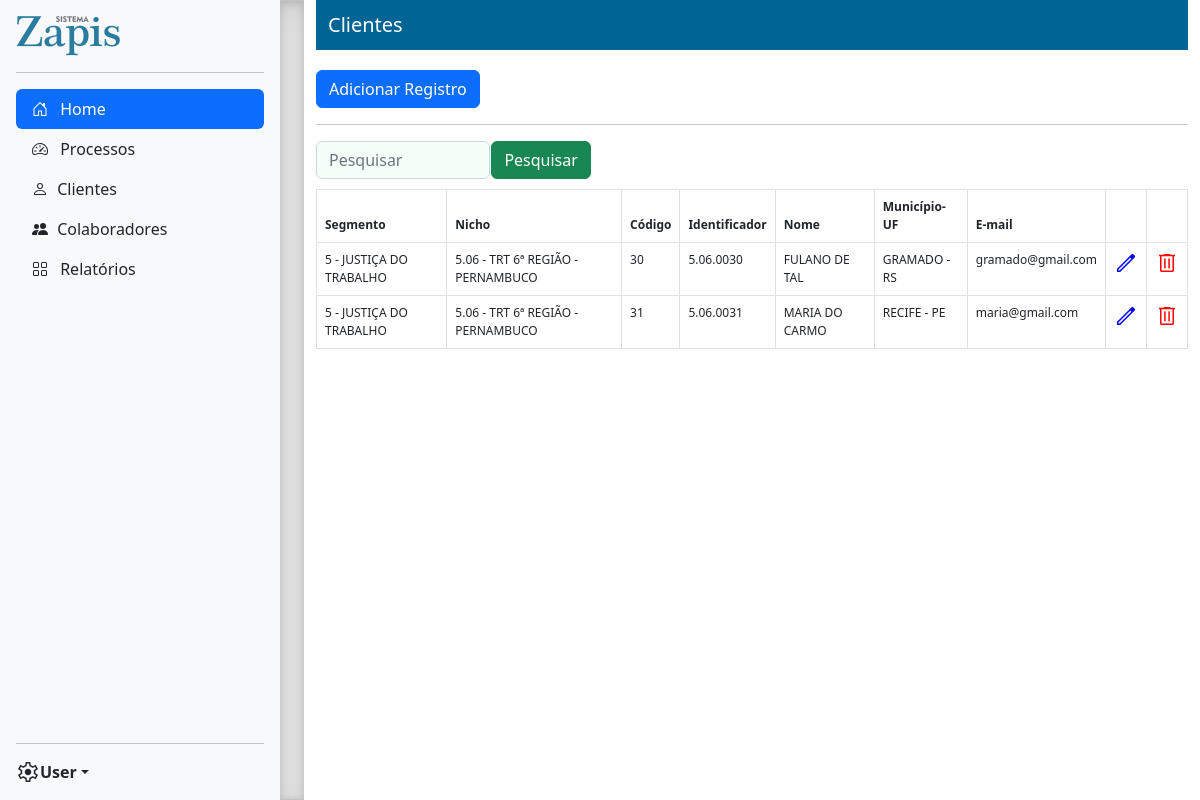
The page /cliente/query/ on the database its author committed.
### app/models.py (models this page shows, shortened)
class Cliente(models.Model):
    segmento = models.ForeignKey(UnidadeJudiciaria, on_delete=models.CASCADE)
    nicho = models.ForeignKey(Nicho, on_delete=models.CASCADE)
    codigo = models.IntegerField()
    identificador = models.CharField(max_length=10, unique=True)
    nome = models.CharField(max_length=200)
    municipio_uf = models.CharField(max_length=50)
    email = models.EmailField()
    observacoes = models.TextField(null=True, blank=True)

class UnidadeJudiciaria(models.Model):
    codigo = models.IntegerField(unique=True)
    nome = models.CharField(max_length=50, unique=True)
    observacao = models.CharField(max_length=200, null=True, blank=True)
    def __str__(self):
        self.codigo = str(self.codigo)
        return self.codigo + " - " + self.nome
    class Meta:
        verbose_name_plural = "Unidade Judiciária"

class Nicho(models.Model):
    unidade_judiciaria = models.ForeignKey(UnidadeJudiciaria, on_delete=models.CASCADE)
    tribunal = models.ForeignKey(Tribunal, on_delete=models.CASCADE)
    def __str__(self):
        cod_uj = str(self.unidade_judiciaria.codigo)
        tribunal = str(self.tribunal)
        return cod_uj + "." + tribunal
    class Meta:
        verbose_name_plural = "Nicho"

class Tribunal(models.Model):
    codigo = models.IntegerField(unique=True)
    regiao = models.CharField(max_length=50, unique=True)
    estado = models.ForeignKey(Estado, on_delete=models.CASCADE)
    observacao = models.CharField(max_length=200, null=True, blank=True)
    def __str__(self):
        codigo = f'{self.codigo:0>2}'
        estado = str(self.estado)
        return codigo + " - " + self.regiao + " - " + estado
    class Meta:
        verbose_name_plural = "Tribunal"

class Estado(models.Model):
    nome = models.CharField(max_length=100, unique=True)
    sigla = models.CharField(max_length=2, null=True, blank=True)
    observacao = models.CharField(max_length=200, null=True, blank=True)
    def __str__(self):
        return self.nome
    class Meta:
        verbose_name_plural = "Estado"

### app/views.py (the view)
# urls.py: path('cliente/query/', views.pesquisar_cliente, name='query_cliente'),
def pesquisar_cliente(request):
    query = request.GET.get('query', '')
    if Cliente.objects.filter(segmento__codigo__icontains=query):
        objCliente = Cliente.objects.filter(segmento__codigo__icontains=query)
    elif Cliente.objects.filter(segmento__nome__icontains=query):
        objCliente = Cliente.objects.filter(segmento__nome__icontains=query)
    elif Cliente.objects.filter(nicho__tribunal__regiao__icontains=query):
        objCliente = Cliente.objects.filter(nicho__tribunal__regiao__icontains=query)
    elif Cliente.objects.filter(nicho__tribunal__estado__nome__icontains=query):
        objCliente = Cliente.objects.filter(nicho__tribunal__estado__nome__icontains=query)
    elif Cliente.objects.filter(identificador__icontains=query):
        objCliente = Cliente.objects.filter(identificador__icontains=query)
    elif Cliente.objects.filter(nome__icontains=query):
        objCliente = Cliente.objects.filter(nome__icontains=query)
    elif Cliente.objects.filter(municipio_uf__icontains=query):
        objCliente = Cliente.objects.filter(municipio_uf__icontains=query)
    elif Cliente.objects.filter(email__icontains=query):
        objCliente = Cliente.objects.filter(email__icontains=query)
    else:
        objCliente = ""
    context = {
        'objCliente': objCliente,
        'query': query,
    }
    return render(request, 'cliente.html', context)

### app/templates/cliente.html (shortened to what this page needs)
{% extends 'base.html' %}
{% block head %}
    <link href="https://cdnjs.cloudflare.com/ajax/libs/twitter-bootstrap/5.2.0/css/bootstrap.min.css" rel="stylesheet">
    <link href="https://cdn.datatables.net/1.13.4/css/dataTables.bootstrap5.min.css" rel="stylesheet">
{% endblock %}
{% block subhead %}Clientes{% endblock %}
{% block content %}
    <div id="my_content">
        <button type="button" class="btn btn-primary" data-bs-toggle="modal" data-bs-target="#staticBackdrop">
          Adicionar Registro
        </button>
        <hr>
        <form id="elementosQuery" method="GET" action="{% url 'query_cliente' %}">
            <input class="form-control" placeholder="Pesquisar" style="" id="query" name="query">
            <button type="submit" class="btn btn-success" style="" id="queryButton">Pesquisar</button>
        </form>
        <table id="" class="table table-bordered">
          <thead>
            <tr>
                <th>Segmento</th>
                <th>Nicho</th>
                <th>Código</th>
                <th>Identificador</th>
                <th>Nome</th>
                <th>Município-UF</th>
                <th>E-mail</th>
                <th></th>
                <th></th>
            </tr>
          </thead>
          <tbody>
            {% for cliente in objCliente %}
                <tr>
                    <td>{{ cliente.segmento }}</td>
                    <td>{{ cliente.nicho }}</td>
                    <td>{{ cliente.codigo }}</td>
                    <td>{{ cliente.identificador }}</td>
                    <td>{{ cliente.nome }}</td>
                    <td>{{ cliente.municipio_uf }}</td>
                    <td>{{ cliente.email }}</td>
                    <td><a href="#" class="editar-link" data-idcliente="{{ cliente.id }}" data-field1="{{ cliente.segmento.id }}" data-field2="{{ cliente.nicho.id }}" data-field3="{{ cliente.codigo }}" data-field4="{{ cliente.identificador }}" data-field5="{{ cliente.nome }}" data-field6="{{ cliente.municipio_uf }}" data-field7="{{ cliente.email }}" data-field8="{{ cliente.observacoes }}" style="color:blue;"><span class="material-symbols-outlined">edit</span></a></td>
                    <td><a href="#" class="deletar-link" data-idclientedel="{{ cliente.id }}" data-field1del="{{ cliente.segmento.id }}" data-field2del="{{ cliente.nicho.id }}" data-field3del="{{ cliente.codigo }}" data-field4del="{{ cliente.identificador }}" data-field5del="{{ cliente.nome }}" data-field6del="{{ cliente.municipio_uf }}" data-field7del="{{ cliente.email }}" data-field8del="{{ cliente.observacoes }}" style="color:red;"><span class="material-symbols-outlined">delete</span></a></td>
                </tr>
            {% endfor %}
          </tbody>
        </table>
    </div>
{% endblock %}

### app/templates/base.html (shortened to what this page needs)
<!doctype html>
{% load static %}
<html lang="pt-br">
  <head>
    <link href="https://cdn.jsdelivr.net/npm/bootstrap@5.0.2/dist/css/bootstrap.min.css" rel="stylesheet">
    <link href="{% static 'css/sidebars.css' %}" rel="stylesheet">
    <link href="{% static 'css/styleJrs.css' %}" rel="stylesheet">
    <link href="https://cdn.datatables.net/1.13.4/css/jquery.dataTables.min.css" rel="stylesheet">
    {% block head %}{% endblock %}
  </head>
  <body>
    <main>
      <div class="d-flex flex-column flex-shrink-0 p-3 bg-light" style="width: 280px;">
        <a href="/" class="d-flex align-items-center mb-3 mb-md-0 me-md-auto link-dark text-decoration-none">
          <img src="{% static 'img/logo.png' %}" style="width:104px; height:40px;">
        </a>
        <hr>
        <ul class="nav nav-pills flex-column mb-auto">
          <li class="nav-item">
            <a href="{% url 'homepage' %}" class="nav-link active" aria-current="page">
              <svg class="bi me-2" width="16" height="16"><use xlink:href="#home"/></svg>
              Home
            </a>
          </li>
          <li>
            <a href="{% url 'processo' %}" class="nav-link link-dark">
              <svg class="bi me-2" width="16" height="16"><use xlink:href="#speedometer2"/></svg>
              Processos
            </a>
          </li>
          <li>
            <a href="{% url 'cliente' %}" class="nav-link link-dark">
              Clientes
            </a>
          </li>
          <li>
            <a href="{% url 'colaborador' %}" class="nav-link link-dark">
              Colaboradores
            </a>
          </li>
          <li>
            <a href="{% url 'relatorios' %}" class="nav-link link-dark">
              <svg class="bi me-2" width="16" height="16"><use xlink:href="#grid"/></svg>
              Relatórios
            </a>
          </li>
        </ul>
        <hr>
        <div class="dropdown">
          <a href="#" class="d-flex align-items-center link-dark text-decoration-none dropdown-toggle" id="dropdownUser2" data-bs-toggle="dropdown" aria-expanded="false">
            <span class="material-symbols-outlined">settings</span>
            <strong>User</strong>
          </a>
        </div>
      </div>
      <div class="b-example-divider"></div>
      <div class="container">
        <nav class="navbar navbar-light" style="background-color: #006494;">
          <div class="container-fluid">
            <span class="navbar-brand mb-0 h1" style="color:white;">{% block subhead %}{% endblock %}</span>
          </div>
        </nav>
        {% block content %}{% endblock %}
      </div>
    </main>
  </body>
</html>

### static/css/sidebars.css (style rules this page uses)
body { min-height: 100vh; min-height: -webkit-fill-available; }
html { height: -webkit-fill-available; }
main { display: flex; flex-wrap: nowrap; height: 100vh; height: -webkit-fill-available; max-height: 100vh; overflow-x: auto; overflow-y: hidden; }
.b-example-divider { flex-shrink: 0; width: 1.5rem; height: 100vh; background-color: rgba(0, 0, 0, .1); border: solid rgba(0, 0, 0, .15); border-width: 1px 0; box-shadow: inset 0 .5em 1.5em rgba(0, 0, 0, .1), inset 0 .125em .5em rgba(0, 0, 0, .15); }
.bi { vertical-align: -.125em; pointer-events: none; fill: currentColor; }
.dropdown-toggle { outline: 0; }

### static/css/styleJrs.css (style rules this page uses)
#elementosQuery { display: flex; flex-direction: row; }
#query { width: 20%; }
#queryButton { margin-left: 1px; height: 90%;; }

### app/templates/base.html (style rules this page uses)
.material-symbols-outlined { font-variation-settings: 'FILL' 0, 'wght' 400, 'GRAD' 0, 'opsz' 48 }

### app/templates/cliente.html (style rules this page uses)
#my_content { margin-top: 20px; font-family: Segoe UI; font-size: 12px; }
.form-control { background-color: #F5FFFA; }
input { margin: 0 0 10px 0; }

### rows shown on the page
Cliente: segmento "5 - JUSTIÇA DO TRABALHO", nicho "5.06 - TRT 6ª REGIÃO - PERNAMBUCO", codigo "30", identificador "5.06.0030", nome "FULANO DE TAL", municipio_uf "GRAMADO - RS", email "gramado@gmail.com"
Cliente: segmento "5 - JUSTIÇA DO TRABALHO", nicho "5.06 - TRT 6ª REGIÃO - PERNAMBUCO", codigo "31", identificador "5.06.0031", nome "MARIA DO CARMO", municipio_uf "RECIFE - PE", email "maria@gmail.com"
